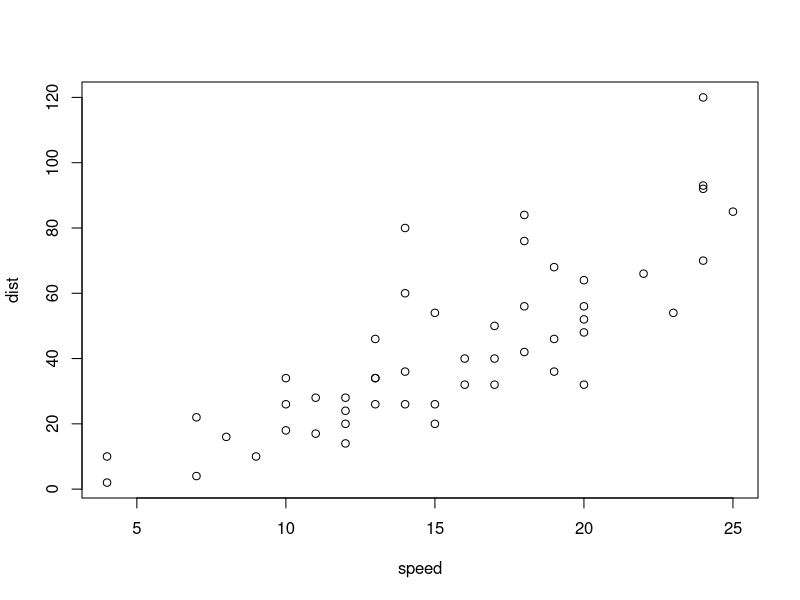
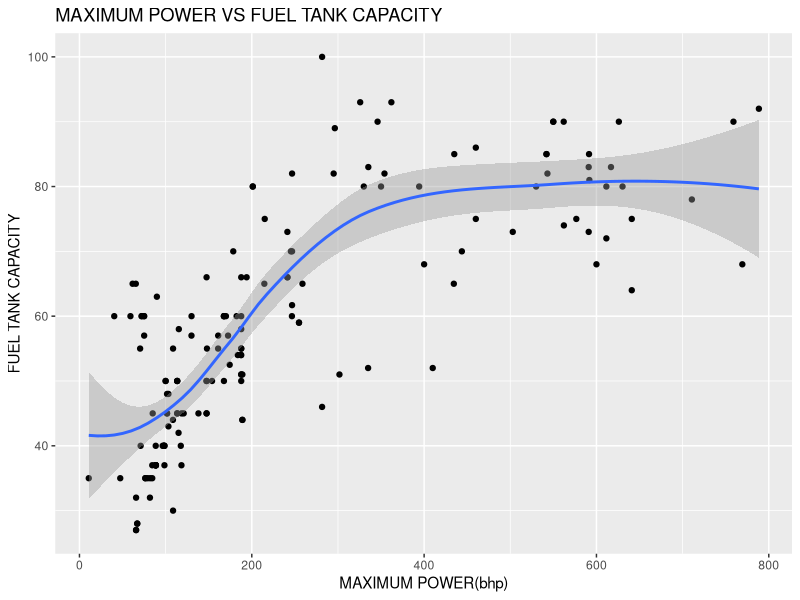
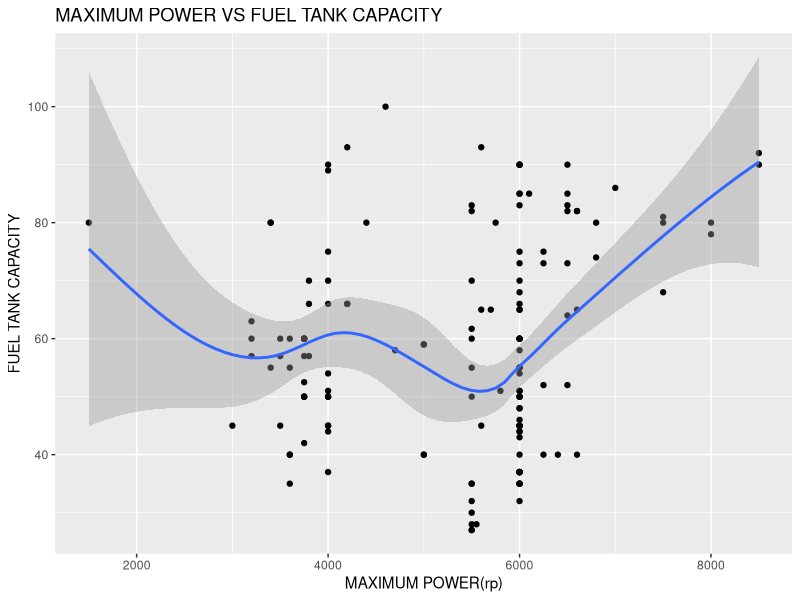
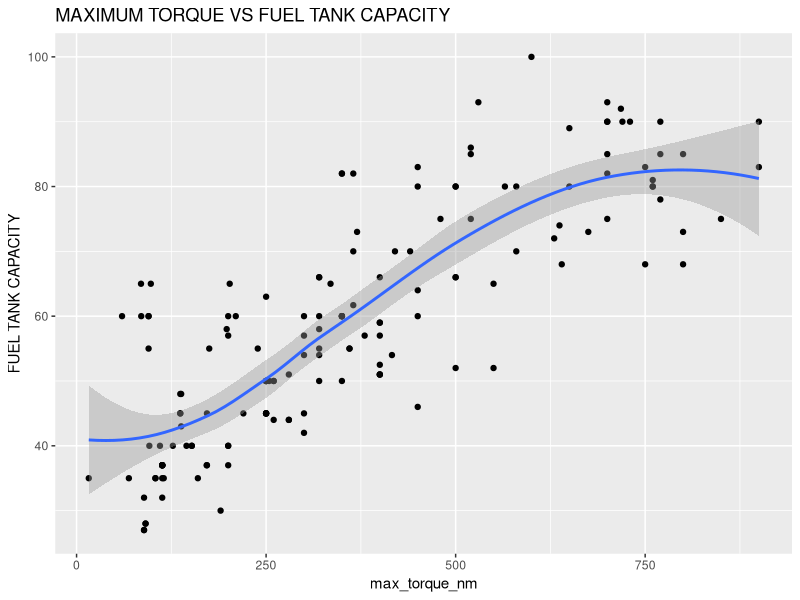
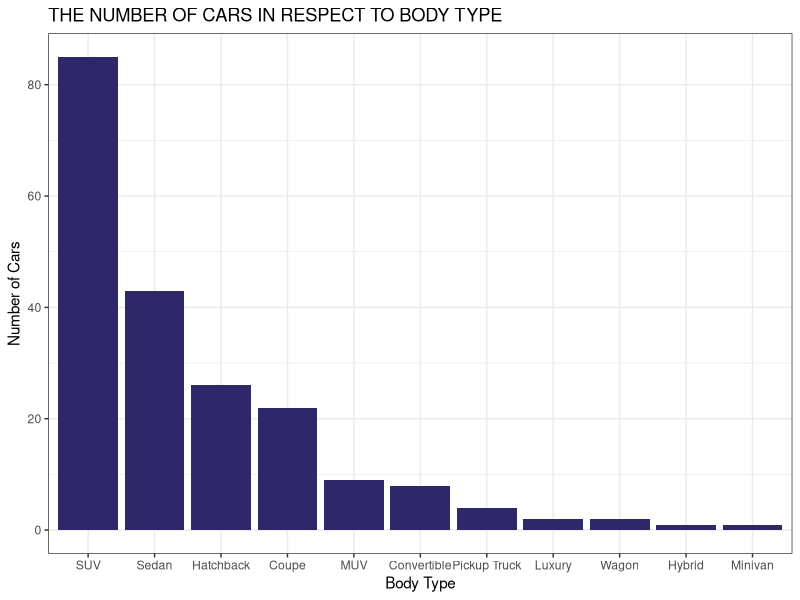
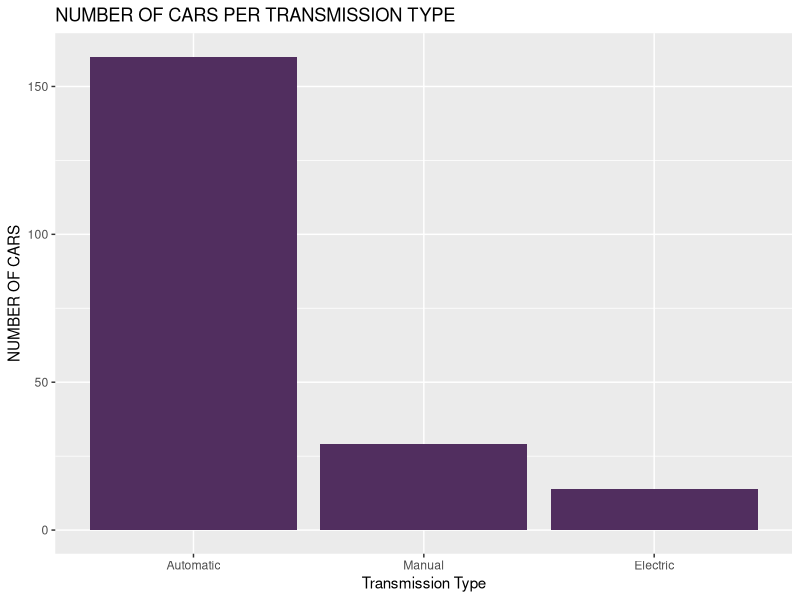
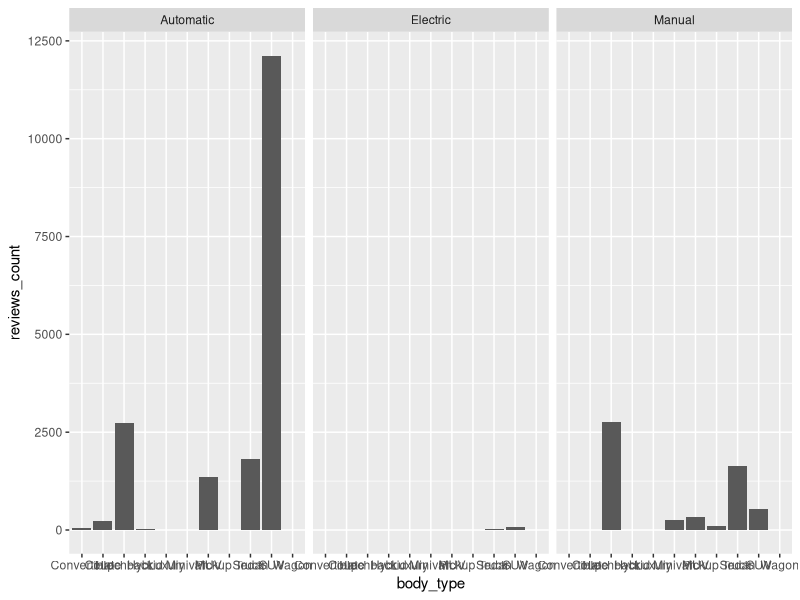
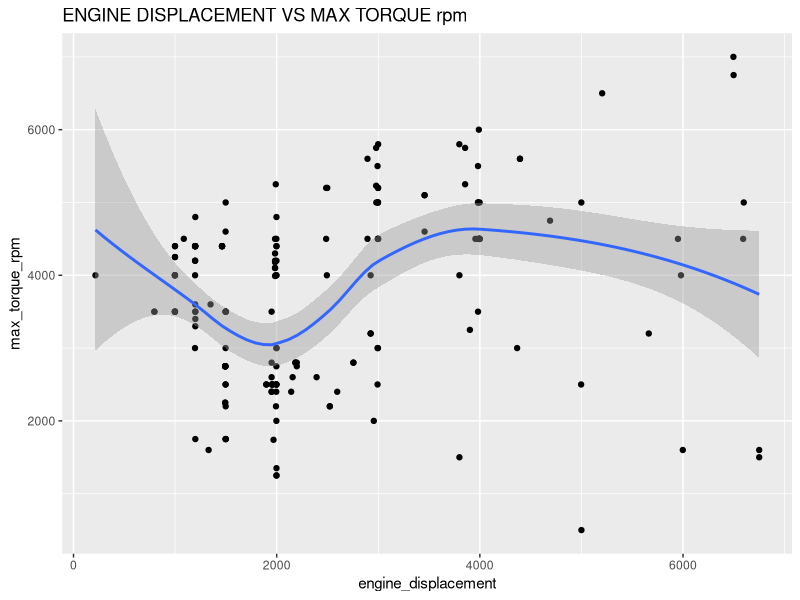

R code for these plots, in order:
## ---- chunk 1
plot(cars)
## ---- chunk 2
#Set your working directory to the location where your csv file is.
getwd()
## ---- chunk 3
setwd("C:/Users/Admin/desktop")

## ---- chunk 4
#We will be using tidyverse which is a library in R to help with analysis.
#Install tidyverse
#install.packages("tidyverse")
#load tidyverse into current session
library(tidyverse)
## ---- chunk 5
#Lets retrieve our file from our working directory and have a look at it.A
#Creating a data frame df
df<-read.csv("CARS_1.csv")
df

## ---- chunk 6
#Lets check datatypes and change where need be
glimpse(df)
## ---- chunk 7
#Lets convert the body_type, fuel_type and transmission_type column into a factor since they entail categorical variables
df$body_type<-as.factor(df$body_type)
df$fuel_type<-as.factor(df$fuel_type)
df$transmission_type<-as.factor(df$transmission_type)
## ---- chunk 8
#Lets do data cleaning
#Lets start by adding a new column by the name Average to the table
df<-cbind(df,Average_Price=((df$starting_price+df$ending_price)/2))
#check if the column average price is added
df
## ---- chunk 9
#Lets check for null values
is.na(df)

## ---- chunk 10
#Or for simplicity,we can use
df%>%
	filter(!complete.cases(.))
## ---- chunk 11

#Lets check for duplicates in respect to car names
df$car_name[duplicated(df$car_name)]
## ---- chunk 12
#Since we have duplicates,we should omit them by
df2<-distinct(df)
#This creates a new dataframe with only unique values
df
## ---- chunk 13
#Lets go to summarizing the data
summary(df2)
## ---- chunk 14
#Since we have zeros we should be careful with them
df2%>%
	filter(engine_displacement==0 | no_cylinder==0 | fuel_tank_capacity==0 | max_torque_rpm==0 | max_power_rp ==0)
## ---- chunk 15
#lets get the summary after we set aside the zeros
df2%>%
	filter(engine_displacement!=0 & no_cylinder!=0 & fuel_tank_capacity!=0 & max_torque_rpm!=0 & max_power_rp!=0)%>%
	summary()
## ---- chunk 16
#Lets look for car tank capacity vs the maximum power bhp
cor(df$max_power_bhp,df$fuel_tank_capacity)
## ---- chunk 17
# Since the correlation of 0.1511087 is close to 0 we can say its almost negligible but we can not rule it out

df2%>%
	filter(df2$max_power_bhp>0 & df2$fuel_tank_capacity>0)%>%
	ggplot(aes(x=max_power_bhp,y=fuel_tank_capacity))+
		geom_point()+
		geom_smooth()+
		labs(x="MAXIMUM POWER(bhp)",y="FUEL TANK CAPACITY",title="MAXIMUM POWER VS FUEL TANK CAPACITY")


## ---- chunk 18
#Lets look for car tank capacity vs the maximum power rp
cor(df$max_power_rp,df$fuel_tank_capacity)
## ---- chunk 19
#A correlation of 0.3303761 means we have a slight or moderate correlation between the two values

df2%>%
	filter(df2$max_power_rp>0 & df2$fuel_tank_capacity>0)%>%
	ggplot(aes(x=max_power_rp,y=fuel_tank_capacity))+
		geom_point()+
		geom_smooth()+
		labs(x="MAXIMUM POWER(rp)",y="FUEL TANK CAPACITY",title="MAXIMUM POWER VS FUEL TANK CAPACITY")

## ---- chunk 20
#Lets look for car tank capacity vs the maximum torque nm
cor(df$max_torque_nm,df$fuel_tank_capacity)
## ---- chunk 21
#A correlation of 0.094 means we have little to no correlation between the two values
df2%>%
	filter(df2$max_torque_nm>0 & df2$fuel_tank_capacity>0)%>%
	ggplot(aes(x=max_torque_nm,y=fuel_tank_capacity))+
		geom_point()+
		geom_smooth()+
		labs(x="max_torque_nm",y="FUEL TANK CAPACITY",title="MAXIMUM TORQUE VS FUEL TANK CAPACITY")
## ---- chunk 22
#The most popular Body Type and car transmission
df3<-rename(df,Body_Type=body_type)
df3%>%
	group_by(Body_Type)%>%
	summarise(Minimum_Price=min(starting_price),
			Average_Price=mean(Average_Price),
			Maximum_Price=max(ending_price))
## ---- chunk 23
df3%>%
	ggplot(aes(x=fct_infreq(Body_Type)))+
			geom_bar(fill="#2E2869")+
			theme_bw()+
			labs(x="Body Type",y="Number of Cars", title="THE NUMBER OF CARS IN RESPECT TO BODY TYPE")

## ---- chunk 24
df2%>%
		group_by(transmission_type)%>%
		summarise(Minimum_Price=min(starting_price),
			Average_Price= mean(Average_Price),
			Maximum_Price=max(ending_price))
## ---- chunk 25
ggplot(data=df2,aes(x=fct_infreq(transmission_type)))+
	geom_bar(fill="#512E5F")+
	labs(x="Transmission Type", y="NUMBER OF CARS",title="NUMBER OF CARS PER TRANSMISSION TYPE")

## ---- chunk 26
addmargins(table(df2$body_type,df2$transmission_type))
## ---- chunk 27
ggplot(df,aes(x=body_type,y=reviews_count))+
	geom_col()+
	facet_wrap(~transmission_type)

## ---- chunk 28
#Does engine displacement affect the torque and power of a car
df3<-df2%>%
	filter(df2$engine_displacement>0 & df2$max_torque_rpm>0)

	cor(df3$engine_displacement,df3$max_torque_rpm)
## ---- chunk 29
#A correlation of 0.2457222 means we have a slight or moderate correlation between the two values
	df3%>%
	ggplot(aes(x=engine_displacement,y=max_torque_rpm))+
		geom_point()+
		geom_smooth()+
		labs(x="engine_displacement",y="max_torque_rpm",title="ENGINE DISPLACEMENT VS MAX TORQUE rpm")

## ---- chunk 30
cor(df3$engine_displacement,df3$max_torque_nm)
## ---- chunk 31
df3%>% 
	ggplot(aes(x=engine_displacement,y=max_torque_nm))+
		geom_point()+
		geom_smooth()+
		labs(x="ENGINE DISPLACEMENT",y="MAXIMUM TORQUE nm",title="MAXIMUM TORQUE VS THE ENGINE DISPLACEMENT")


## ---- chunk 32
df2%>% 
	group_by(fuel_type)%>%
	summarise(Minimum_Price=min(starting_price),
			Average_Cost=mean(Average_Price),
			Maximum_Price=max(ending_price))
## ---- chunk 33
ggplot(data=df2, aes(x=fuel_type,y=(Average_Price/1000000)))+
	geom_col()+
	labs(x="FUEL TYPE",y="AVERAGE COST (in millions)",title="Average Cost of a car per Body Type")

## ---- chunk 34
df4<-df2%>%
	filter(df2$engine_displacement & df2$Average_Price)  

## ---- chunk 35
cor(df4$engine_displacement,df4$Average_Price)
## ---- chunk 36
df%>%
	filter(df$engine_displacement>0 & df$Average_Price>0)%>%
	ggplot(aes(x=engine_displacement,y=Average_Price/1000000))+
	geom_point()+
  geom_smooth() +
  labs(x="ENGINE DIPLACEMENT",y="AVERAGE COST (in millions)",title="Average Cost vs Engine diplacment")


## ---- chunk 37
df5<- df2%>%
	filter(df2$no_cylinder>0 & df2$Average_Price>0) 
cor(df5$no_cylinder,df5$Average_Price)
## ---- chunk 38
df2%>%
  filter(df2$no_cylinder>0 & df2$Average_Price>0)%>%
  ggplot(aes(x=no_cylinder,y=Average_Price/1000000))+
  geom_point()+
  labs(x="NO CYLINDERS",y="AVERAGE COST (in millions)",title="Average Cost vs No of cylinders")


## ---- chunk 39
#Does the review of a car affect its price

#Lets plot a bar graph so that we can see the total number of vehicles given a particular rate
df2%>%
	ggplot(aes(x=rating))+
		geom_bar(fill="#B5371C")+
		theme_bw()+
		labs(x="Car Rating",y=NULL,title="THE NUMBER OF CARS IN RESPECT TO THE RATES")
## ---- chunk 40

model<-lm(Average_Price~engine_displacement,data=df2) 
summary(model)


## ---- chunk 41
plot(model, which=3)
## ---- chunk 42
new_data <- data.frame(engine_displacement=c(1500,1200.1680))
predict(model, new_data)
